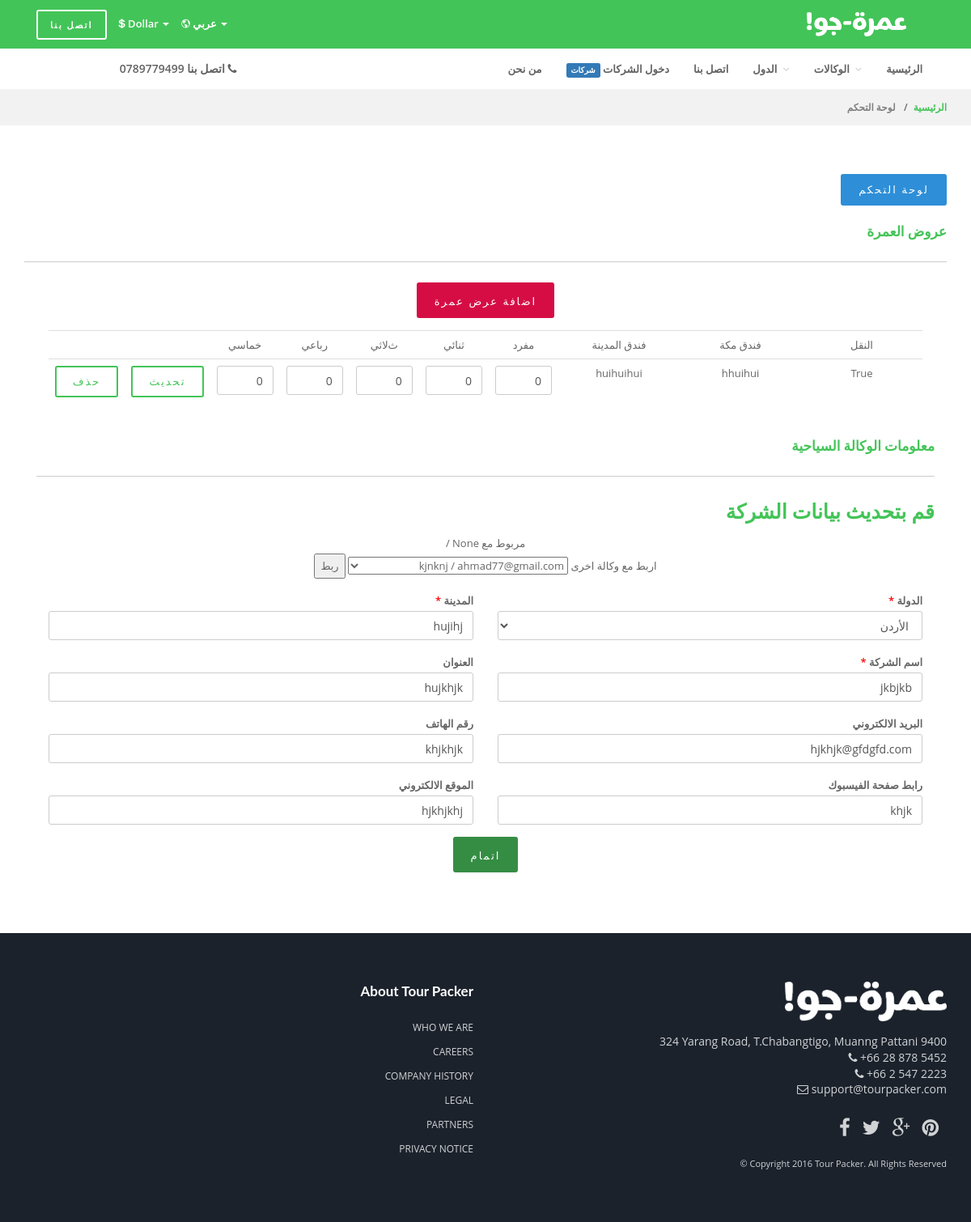
Page /agency/65/ (signed in) on the committed database.
### catalogue/models.py (models this page shows, shortened)
class Package(models.Model):
	created_by = models.ForeignKey(User , null = True )
	catalogue_agency = models.ForeignKey(Agency , null = True )
	makkah_hotel = models.ForeignKey('MakkahHotel', null = True )
	madinah_hotel = models.ForeignKey('MadinahHotel', null = True )
	single_room_cost = models.IntegerField(default = 0 )
	double_room_cost = models.IntegerField(default = 0 )
	trip_room_cost = models.IntegerField(default = 0 )
	quad_room_cost = models.IntegerField(default = 0 )
	quin_room_cost = models.IntegerField(default = 0 )
	transport = models.CharField(max_length =10 , default ="BUS" ) # choices are('BUS' , 'FLIGHT')
	month = models.IntegerField(default =0 )
	year = models.IntegerField(default =0 )
	updated_single_room_cost = models.IntegerField(default = 0 )
	updated_double_room_cost = models.IntegerField(default = 0 )
	updated_trip_room_cost = models.IntegerField(default = 0 )
	updated_quad_room_cost = models.IntegerField(default = 0 )
	updated_quin_room_cost = models.IntegerField(default = 0 )
	is_created = models.BooleanField(default = False)
	is_removed = models.BooleanField(default = False)
	is_updated = models.BooleanField(default = False)
	makkah_hotel_title = models.CharField(max_length= 200 , blank = True )
	madinah_hotel_title = models.CharField(max_length= 200 , blank = True )
	prices_start_from = models.IntegerField(default = 0)

class Agency(models.Model):
	created_by = models.ForeignKey(User , null = True )
	supplier_account_agency = models.ForeignKey('Agency', null = True)
	active = models.BooleanField(default = True )
	country = models.ForeignKey(Country , null = True )
	city = models.CharField(max_length = 50 , blank = True )
	title = models.CharField(max_length = 50 , blank = True )
	about = models.CharField(max_length = 500 , blank = True )
	address = models.CharField(max_length = 50 , blank = True )
	phone_number = models.CharField(max_length = 50 , blank = True )
	email = models.CharField(max_length = 50 , blank = True )
	website = models.CharField(max_length = 50  , blank = True )
	facebook_page = models.CharField(max_length = 50 , blank = True )
	logo  = models.FileField(upload_to = 'logos/' , null = True )
	available_dates = models.ManyToManyField(Date)
	prices_start_from = models.IntegerField(default = 0)

### supplier/views.py (the view, shortened to what this page needs)
# urls.py: url(r'^catalogue_agency/(?P<agency_id>\d+)/$'	,	views.agency , name="catalogue_agency" ) ,
@login_required()
def agency(request , agency_id):
    context= {}
    agency =  Agency.objects.get(id = agency_id )
    if request.user.is_staff  :
        packages = Package.objects.filter(catalogue_agency = agency)
        context['matched_agencies'] = Agency.objects.filter(created_by__is_staff = False)
    else :
        packages = Package.objects.filter(created_by = request.user).exclude(is_removed = True )
    context['agency'] = agency
    context['packages'] = packages
    return render(request , 'supplier/agency.html' , context )

### catalogue/base_context.py (called while the page is built)
def agencies(request):
	return {'agencies' : Agency.objects.filter(created_by__is_staff = True).only('id' , 'title') }

def countries(request):
	return {'countries' : Country.objects.only('id' , 'title') }

### catalogue/models.py (called while the page is built)
	def __unicode__(self):
		return self.title

### templates/supplier/agency.html (shortened to what this page needs)
{% extends 'base.html' %}
{% block main_wrapper %}
		<div class="main-wrapper">
			<div class="breadcrumb-wrapper bg-light-2">
				<div class="container" dir="rtl">
							<ol class="breadcrumb-list" dir="rtl">
								<li><a href="/">الرئيسية</a></li>
								<li><span style="color:grey;">لوحة التحكم</span></li>
							</ol>
				</div>
			</div>
			<div class="content-wrapper">
				<div class="container">
					<div class="row" dir="rtl">
						<div class="col-md-12 col-xs-12 col-sm-12 " role="main">
						<div>
						<a class="btn btn-info" href="{% url 'dashboard:dashboard' %}">لوحة التحكم </a>
						</div>
							<div class="section-fortitle text-right">
								<h5>عروض العمرة</h5>
								<hr>
							</div>
						<div class="col-md-12 col-xs-12 col-sm-12"  style="z-index: 10100" >
						<div  style="max-width:500px;margin-right:auto;margin-left:auto" >
							<div class="form-group text-center">
									<a class="btn btn-danger btn-lg" href="{% url 'supplier:supplier_package' %}?agency_id={{agency.id}}" > اضافة عرض عمرة</a>
							</div>
						</div>
						<div class="col-md-12" style="overflow-x:scroll;text-align:center;">
							<table class="table" >
									      <tr>
									        <td>النقل</td>
									        <td>فندق مكة</td>
									        <td>فندق المدينة</td>
									        <td>مفرد</td>
									        <td>ثنائي</td>
									        <td>ثﻻثي</td>
									        <td>رباعي</td>
									        <td>خماسي</td>
									        <td></td>
									        <td></td>
									      </tr>
									    {% if request.user.is_staff %}
										{% for p in packages %}
									      <tr>
									      <form action="{% url 'supplier:update_package' package_id=p.id %}" method="POST" >
									        <td style="min-width:150px;">{{p.transport}}</td>
									        <td style="min-width:150px;">{{p.makkah_hotel_title}}</td>
									        <td style="min-width:150px;">{{p.madinah_hotel_title}}</td>
									        <td><input name="updated_single_room_cost" style="min-width:50px;" type="text" class="form-control" value="{{p.single_room_cost}}"></td>
									        <td><input name="updated_double_room_cost" style="min-width:50px;"  type="text" class="form-control" value="{{p.double_room_cost}}"></td>
									        <td><input name="updated_trip_room_cost" style="min-width:50px;"  type="text" class="form-control" value="{{p.trip_room_cost}}"></td>
									        <td><input name="updated_quad_room_cost" style="min-width:50px;"  type="text" class="form-control" value="{{p.quad_room_cost}}"></td>
									        <td><input name="updated_quin_room_cost" style="min-width:50px;"  type="text" class="form-control" value="{{p.quin_room_cost}}"></td>
									        <td><input type="submit" class="btn btn-primary  btn-inverse" value="تحديث"></td>
									        <td><a class="btn btn-primary  btn-inverse" click="return confirm('هل تريد حذف العرض؟')"  href="{% url 'supplier:remove_package' package_id=p.id %}" >حذف</a></td>
									       </form>
									      </tr>
										{% endfor %}
										{% endif %}
							</table>
						</div>
						</div>
							<div  class="col-md-12" >
							<div class="section-fortitle text-right mt-5">
								<h5>معلومات الوكالة السياحية</h5>
								<hr>
							</div>
							<h3>قم بتحديث بيانات الشركة</h3>
							{% if user.is_staff %}
							<div class="form-group text-center">
								<form action="{% url 'dashboard:match_agency' %}" method="POST">
									<small>مربوط مع {{agency.supplier_account_agency}} / {{agency.supplier_account_agency.username}}</small><br>
									<small>اربط مع وكالة اخرى</small>
									<select name="matched_agency">
										{% for agency in matched_agencies %}
										<option value="{{agency.id}}" >{{agency.title}} / {{agency.created_by.username}}</option>
										{% endfor %}
									</select>
									<input type="submit"  value="ربط" >
								</form>
							</div>
							<form action="{% url 'supplier:agency' agency_id=agency.id %}" method="POST">
							{% endif %}
							<div class="form-group col-md-6 col-sm-6 col-xs-12 pull-right">
							  <label for="pwd4">الدولة <span style="color:red;">*</span></label>
							  <select required name="country" class="form-control" id="pwd4" value="{{agency.country}}">
							  {% for country in countries %}
							  	<option value="{{country.id}}">{{country.title}}</option>
							  {% endfor %}
							  </select>
							</div>
							<div class="form-group col-md-6 col-sm-6 col-xs-12 ">
							  <label for="pwd5">المدينة <span style="color:red;">*</span></label>
							  <input required name="city" type="text" class="form-control" id="pwd5" value="{{agency.city}}" >
							</div>
							<div class="form-group col-md-6 col-sm-6 col-xs-12 pull-right">
							  <label for="pwd4">اسم الشركة <span style="color:red;">*</span></label>
							  <input required name="title" type="text" class="form-control" id="pwd4" value="{{agency.title}}" >
							</div>
							<div class="form-group col-md-6 col-sm-6 col-xs-12 ">
							  <label for="pwd5">العنوان</label>
							  <input  name="address" type="text" class="form-control" id="pwd5" value="{{agency.address}}">
							</div>
							<div class="form-group col-md-6 col-sm-6 col-xs-12 ">
							  <label for="pwd4">رقم الهاتف</label>
							  <input  name="phone_number" type="text" class="form-control" id="pwd4" value="{{agency.phone_number}}">
							</div>
							<div class="form-group col-md-6 col-sm-6 col-xs-12 ">
							  <label for="pwd5">البريد الالكتروني</label>
							  <input  name="email" type="text" class="form-control" id="pwd5" value="{{agency.email}}">
							</div>
							<div class="form-group col-md-6 col-sm-6 col-xs-12 ">
							  <label for="pwd4">الموقع الالكتروني</label>
							  <input  name="website" type="text" class="form-control" id="pwd4"  value="{{agency.website}}">
							</div>
							<div class="form-group col-md-6 col-sm-6 col-xs-12 ">
							  <label for="pwd5">رابط صفحة الفيسبوك</label>
							  <input  name="facebook_page" type="text" class="form-control" id="pwd5" value="{{agency.facebook_page}}">
							</div>
							<div class="form-group text-center">
									<input  type="submit" class="btn btn-success btn-lg"  value="اتمام" >
							</div>
							</form>
						</div>
						</div>
					</div>
				</div>
			</div>
			</div>
{% endblock %}

### static/css/style.css (style rules this page uses)
ol.breadcrumb-list li { display: inline-block; line-height: 1; color: rgba(255, 255, 255, 1); font-size: 12px; }
ol.breadcrumb-list li a { color: rgba(255, 255, 255, 1); font-weight: 600; }
ol.breadcrumb-list li a:after { content: "/"; margin: 0 7px; }
ol.breadcrumb-list li span { font-weight: 600; }
.breadcrumb-wrapper { padding: 10px 0; }
.breadcrumb-wrapper ol.breadcrumb-list li a { color: #F56961; }
.breadcrumb-wrapper ol.breadcrumb-list li span, .breadcrumb-wrapper ol.breadcrumb-list li a:after { color: #666; }

### static/css/color-02.css (style rules this page uses)
.navbar-primary, ul.sort-by li.active a:after, .package-grid-item .absolute-in-image .duration span, .package-list-item .absolute-in-image .duration span, ul.list-info li .icon, .itinerary-item.intro-item:before, .itinerary-item-wrapper .panel-heading .absolute-day-number, .newsletter-text .icon, .about-us-grid-block-item, .payment-header .number, ul.price-summary-list li.total-price, .boxed-social a, .btn-primary, .btn-primary.btn-inverse:hover, .progress-primary .progress-bar, .irs-bar, .irs-bar-edge { background: #43C458; }
ul.availabily-list li.availabily-content > div.date-from:after, ul.sort-by li.active a, ul.sort-by li a:hover, .btn-sorting.active, .btn-sorting:hover, .featured-item .content .icon, ul.featured-list-sm li .icon, .absolute-in-content .price, .alt-smaller .price, .package-list-item .content .price, .itinerary-item-wrapper .panel-heading.active .absolute-day-number, .review-overall-point span, .faq-alt-2-wrapper .bootstarp-accordion .panel-heading a:before, ul.static-page-menu li a:hover, ul.static-page-menu li.active a, .breadcrumb-wrapper ol.breadcrumb-list li a, a, h1, h2, h3, h4, h5, h6, .btn-link, .scrollspy-sidebar .nav > li > a:hover, .irs-from, .irs-to, .irs-single { color: #43C458; }
ul.featured-list-sm li .icon, .itinerary-item-wrapper .panel-heading .absolute-day-number, .itinerary-item-wrapper .panel-heading.active .absolute-day-number, .comment-item a.comment-reply, .btn-primary, .progress-primary .progress-bar, .scrollspy-sidebar .nav > li > a:hover, .irs-slider { border-color: #43C458; }
.btn-primary.btn-inverse { color: #43C458 !important; border-color: #43C458 !important; }

### rows in the picture
Package: transport "True", makkah_hotel_title "hhuihui", madinah_hotel_title "huihuihui", updated_single_room_cost "0", updated_double_room_cost "0", updated_trip_room_cost "0", updated_quad_room_cost "0", updated_quin_room_cost "0"
Agency: supplier_account_agency "None", city "hujihj", title "jkbjkb", address "hujkhjk", phone_number "khjkhjk", email "hjkhjk@gfdgfd.com", website "hjkhjkhj", facebook_page "khjk"

### other values in the picture
form field matched_agency "kjnknj / ahmad77@gmail.com"
form field country "الأردن"
